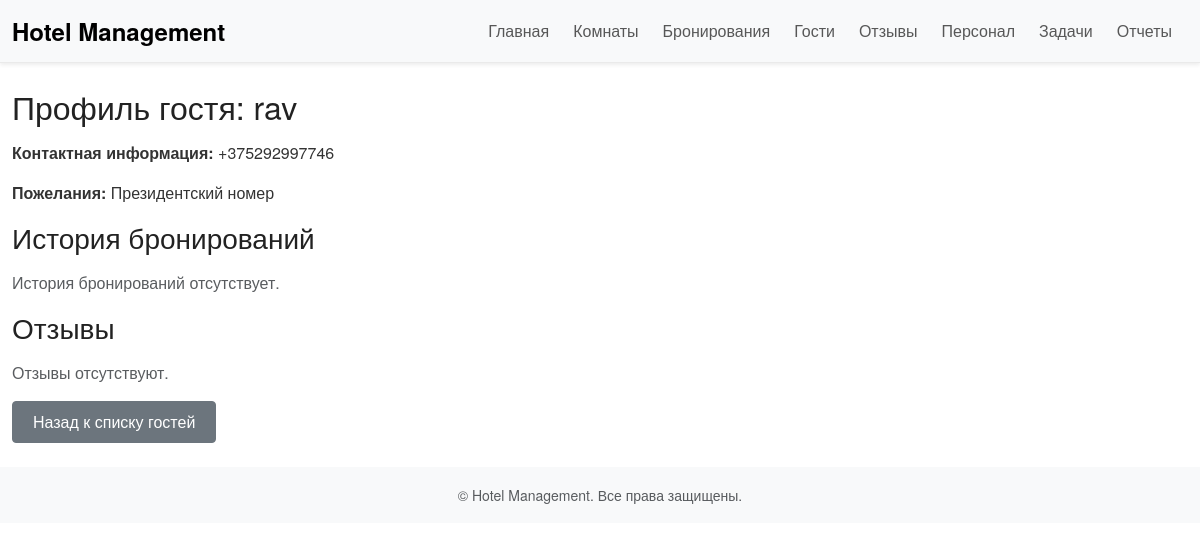
/guests/3, run on an earlier commit of the app's database.
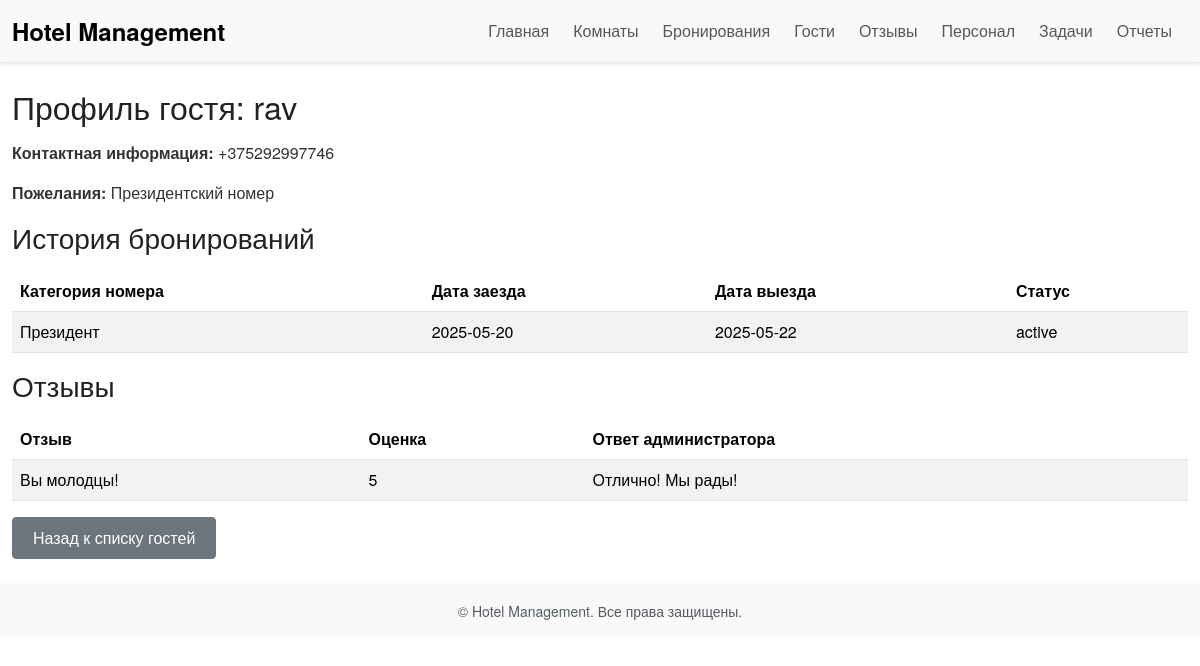
And on a later commit of the database.
### tables this page shows
CREATE TABLE bookings (
            id INTEGER PRIMARY KEY AUTOINCREMENT,
            guest_id INTEGER,
            room_id INTEGER,
            start_date TEXT,
            end_date TEXT,
            status TEXT DEFAULT 'active',  -- active, cancelled, completed
            FOREIGN KEY (room_id) REFERENCES rooms(id)
        );

CREATE TABLE rooms (
            id INTEGER PRIMARY KEY AUTOINCREMENT,
            type TEXT NOT NULL,
            capacity INTEGER,
            amenities TEXT,
            price REAL,
            photo TEXT,           -- путь к файлу фотографии
            available INTEGER DEFAULT 1
        );

CREATE TABLE reviews (
            id INTEGER PRIMARY KEY AUTOINCREMENT,
            guest_id INTEGER,
            review TEXT,
            rating INTEGER,
            admin_reply TEXT,
            moderated INTEGER DEFAULT 0,
            FOREIGN KEY (guest_id) REFERENCES guests(id)
        );

### app.py (the view)
@app.route('/guests/<int:guest_id>', methods=['GET'])
def guest_profile(guest_id):
    conn = get_db_connection()
    guest = conn.execute('SELECT * FROM guests WHERE id = ?', (guest_id,)).fetchone()
    if guest is None:
        flash("Гость не найден.", "danger")
        conn.close()
        return redirect(url_for('list_guests'))
    bookings = conn.execute('''
        SELECT rooms.type, bookings.start_date, bookings.end_date, bookings.status
        FROM bookings
        JOIN rooms ON bookings.room_id = rooms.id
        WHERE bookings.guest_id = ?
    ''', (guest_id,)).fetchall()
    reviews = conn.execute('''
        SELECT reviews.review, reviews.rating, reviews.admin_reply
        FROM reviews
        WHERE reviews.guest_id = ?
    ''', (guest_id,)).fetchall()
    conn.close()
    return render_template('guest_profile.html', guest=guest, bookings=bookings, reviews=reviews)

### app.py (called while the page is built)
def get_db_connection():
    conn = sqlite3.connect(DATABASE)
    conn.row_factory = sqlite3.Row  # позволит обращаться по именам столбцов
    return conn

### templates/guest_profile.html (shortened to what this page needs)
{% extends 'base.html' %}
{% block content %}
<h2>Профиль гостя: {{ guest['name'] }}</h2>
<p><strong>Контактная информация:</strong> {{ guest['contact'] }}</p>
<p><strong>Пожелания:</strong> {{ guest['preferences'] or 'Не указаны' }}</p>
<h3>История бронирований</h3>
{% if bookings %}
  <table class="table table-striped table-hover">
    <thead>
      <tr>
        <th>Категория номера</th>
        <th>Дата заезда</th>
        <th>Дата выезда</th>
        <th>Статус</th>
      </tr>
    </thead>
    <tbody>
      {% for booking in bookings %}
      <tr>
        <td>{{ booking['type'] }}</td>
        <td>{{ booking['start_date'] }}</td>
        <td>{{ booking['end_date'] }}</td>
        <td>{{ booking['status'] }}</td>
      </tr>
      {% endfor %}
    </tbody>
  </table>
{% else %}
  <p class="text-muted">История бронирований отсутствует.</p>
{% endif %}
<h3>Отзывы</h3>
{% if reviews %}
  <table class="table table-striped table-hover">
    <thead>
      <tr>
        <th>Отзыв</th>
        <th>Оценка</th>
        <th>Ответ администратора</th>
      </tr>
    </thead>
    <tbody>
      {% for review in reviews %}
      <tr>
        <td>{{ review['review'] }}</td>
        <td>{{ review['rating'] }}</td>
        <td>{{ review['admin_reply'] or 'Нет ответа' }}</td>
      </tr>
      {% endfor %}
    </tbody>
  </table>
{% else %}
  <p class="text-muted">Отзывы отсутствуют.</p>
{% endif %}
<a href="{{ url_for('list_guests') }}" class="btn btn-secondary">Назад к списку гостей</a>
{% endblock %}

What changed in the data, as far as the page shows it:
added bookings: type "Президент", start_date "2025-05-20", end_date "2025-05-22", status "active"
added reviews: review "Вы молодцы!", rating "5", admin_reply "Отлично! Мы рады!"
Also different on the page:
text no longer shown: "История бронирований отсутствует. Отзывы отсутствуют."
text now shown: "Категория номера Дата заезда Дата выезда Статус Отзыв Оценка Ответ администратора"
